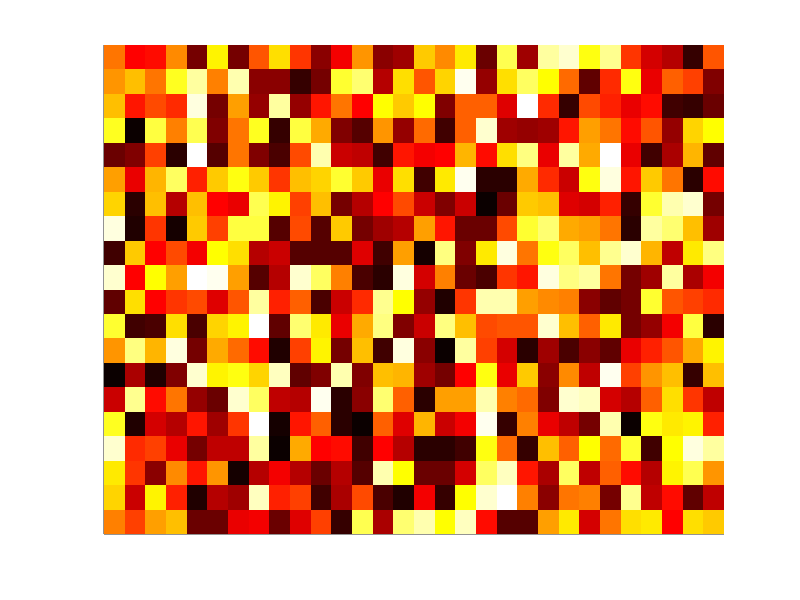

Source code (MATLAB): (Note: this script raises an error after producing the figure.)
function [ fig ] = FIG_heatMap( soln, isDel, maxF )
% FIG_heatMaps(soln, isDel, maxF) plots the heatmap for the desired or delivered
% fluence map
%
% Input:
%   o soln - structure matrix containing the optimization results,
%            where each row corresponds to a leaf pair (see one of the
%            MAIN_*.m files)
%   o isDel - 1 if for delivered map, 0 for desired map
%   o maxF - heatmap colorscale upper bound
%
% Output:
%   o fig - figure handle (figure displayed)
%
% Note: assmues fluence grid is the same across the rows the map

% Error handling
if nargin == 0
    warning('No inputs specified. Example used.')
    isDel = 0;
    for row = 1 : 20
        soln(1,row).target.xGrid = 1:30;
        soln(1,row).target.fGrid = rand(1,30)*20;
        soln(1,row).target.dx = 1;
        maxF = 30;
    end
end

try % Retrieve information
    n = numel(soln); % #leaf pairs
    thegrid = soln(1,1).target.xGrid;
    m = length(thegrid); %#bixels
    
    % Convert to matrix form
    f = zeros(n,m); % fluence map
    for row = 1 : n
        rsoln = soln(1,row);
        if isDel == 1
            f(row,:) = rsoln.target.fSoln; % target
        else % isDel == 0
            f(row,:) = rsoln.target.fGrid; % delivered
        end
    end

catch
    error('Error catched. Probalby the input does not have the required format.')
end

% Setup figure
fig = figure;
ax = gca;
hold on
set(fig,'color','w');
set(ax,'xtick',[],'ytick',[]);

% Heatmap
colormap('hot')
clims = [0,maxF];
imagesc(f,clims);

axis([0.5 m+0.5 0.5 n+0.5]);
bWidth = 15;
bHeight = 15;
fWidth = m * bWidth;
fHeight = n * bHeight;
fig.Position = [420.00 378.00 fWidth fHeight];

% Crop figure (no white spaces)
outerpos = ax.OuterPosition;
ti = ax.TightInset; 
left = outerpos(1) + ti(1);
bottom = outerpos(2) + ti(2);
ax_width = outerpos(3) - ti(1) - ti(3);
ax_height = outerpos(4) - ti(2) - ti(4);
ax.Position = [left bottom ax_width ax_height];
end